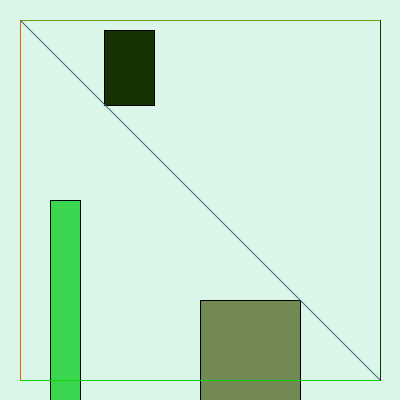
Frame 1 (no input)
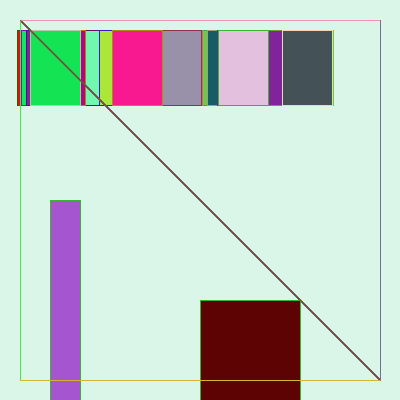
Frame 60 (the mouse pressed at the canvas centre just before this capture)
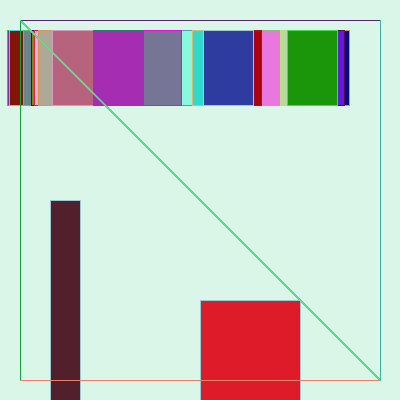
Frame 120 (the mouse held since frame 60 and released just before this capture)

The Processing sketch that drew these frames (run headless with seeded random() and noise(); from frame 60 on, the mouse is pressed at the canvas centre):

// Processing sketch: processing_183348
// ── processing_183348.pde


void setup() {

  frameRate(4);
  size(400,400);
    background (#daf6e9);

}

void draw() {

    
  fill(random(250),random(250),random(250));
  rect(200,300,100,50);
  
  fill(random(250), random(250), random(250));
  rect(50,200,30,300);

  fill(random(250), random(250), random(250));
  rect(200,300,100,127);
  
   fill(random(250), random(250), random(250));
  rect(random(300),30,50,75);
  
  stroke(random(250), random(250), random(250));
  line(20,20,380,20);
  
  stroke(random(250), random(250), random(250));
  line(20,20,20,380);
  
  stroke(random(250), random(250), random(250));
  line(20,20,380,380);
  
  stroke(random(250), random(250), random(250));
  line(380,380,20,380);
  
  stroke(random(250), random(250), random(250));
  line(380,380,380,20);
  
  
}
